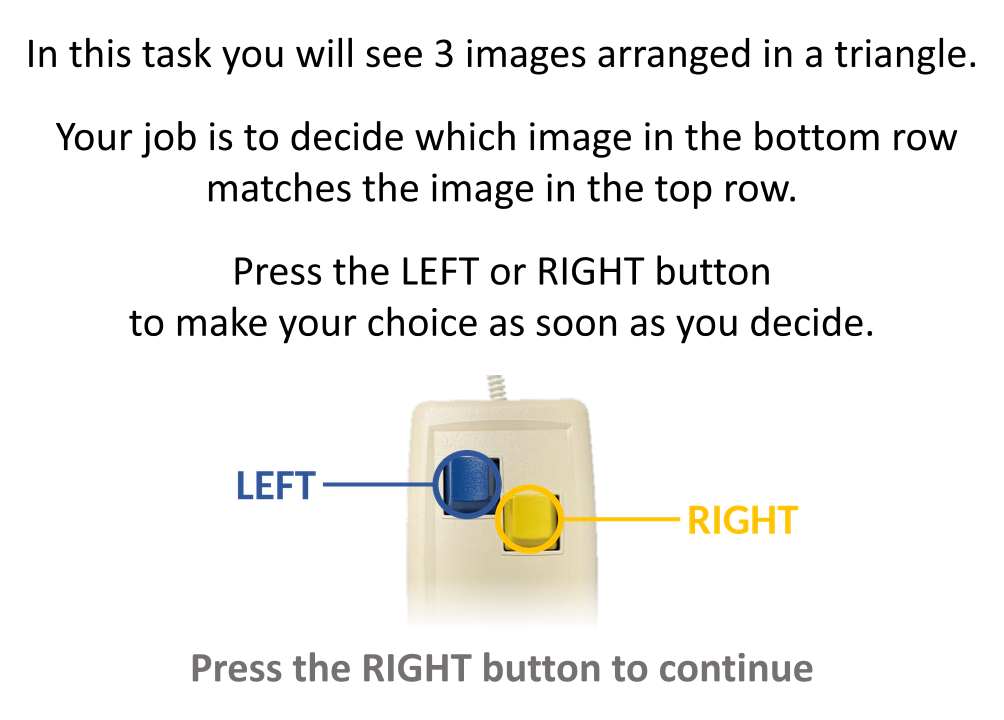
#> input picture Hariri/media/instructions/HARI_P_2_LLU.PNG, 1004 x 720 px, given in place of HARI_P_2_R.PNG, which was not available
$ python button_slides.py
#> lines starting #> are read from the running program, lines starting #| are printed output that depends on the picture; after the words box and inside, x2 and y2 are one past the last pixel; in counts of white or black regions, pixels touching at a corner belong together
"""Make instruction slide 2 (practice and scan) with a photo of our button box.

Replaces the stock 4-button box on HARI_P_2_R.PNG and HARI_S_2_R.PNG with
Hariri/media/instructions/llu_button.png (2-button box: blue = left,
yellow = right) and writes HARI_P_2_LLU.PNG and HARI_S_2_LLU.PNG next to them.

Usage (from the repo root): .venv/bin/python tools/button_slides.py
"""
import os

import numpy as np
from PIL import Image, ImageDraw, ImageFilter, ImageFont
from scipy import ndimage

folder = os.path.join(os.path.dirname(os.path.dirname(os.path.abspath(__file__))),
                      'Hariri', 'media', 'instructions')
photo_file = os.path.join(folder, 'llu_button.png')
crop, fade = 340, 70  # keep the top of the photo (pixels), fading out the last part
# Button centres in the photo (pixels) and the radius of the circles around them
left_button, right_button, button_r = (88, 146), (171, 192), 46
font_file = '/usr/share/fonts/truetype/crosextra/Carlito-Bold.ttf'  # Calibri metrics
blue, yellow = (47, 85, 151), (255, 192, 0)  # label colours on the stock slides

# slide: (template, output, rows to replace with the photo)
slides = [('HARI_P_2_R.PNG', 'HARI_P_2_LLU.PNG', (350, 645)),
          ('HARI_S_2_R.PNG', 'HARI_S_2_LLU.PNG', (362, 635))]


def cut_out(photo):
    """Make the dark background around the box transparent."""
    dark = np.asarray(photo.convert('L')) < 150
    labels, _ = ndimage.label(dark)
    edge = np.unique(np.concatenate([labels[0], labels[-1], labels[:, 0], labels[:, -1]]))
    background = np.isin(labels, edge[edge > 0])
    alpha = Image.fromarray(np.where(background, 0, 255).astype(np.uint8))
    alpha = alpha.filter(ImageFilter.MinFilter(3)).filter(ImageFilter.GaussianBlur(1))
    # crop the empty lower part of the box and fade it out
    ramp = np.clip((crop - np.arange(photo.height)) / fade, 0, 1)[:, None]
    photo.putalpha(Image.fromarray((np.asarray(alpha) * ramp).astype(np.uint8)))
    return photo.crop((0, 0, photo.width, crop))


ss = 4  # supersampling for smooth lines and circles
for template, output, (top, bottom) in slides:
    slide = Image.open(os.path.join(folder, template)).convert('RGBA')
#> slide is the input picture: PIL image 1004x720 RGBA; mean R, G, B, A 234.5, 234, 231.9, 248.4
    W, H = slide.size
#> W = 1004; H = 720
    ImageDraw.Draw(slide).rectangle([0, top, W, bottom], fill='white')

    photo = cut_out(Image.open(photo_file).convert('RGBA'))
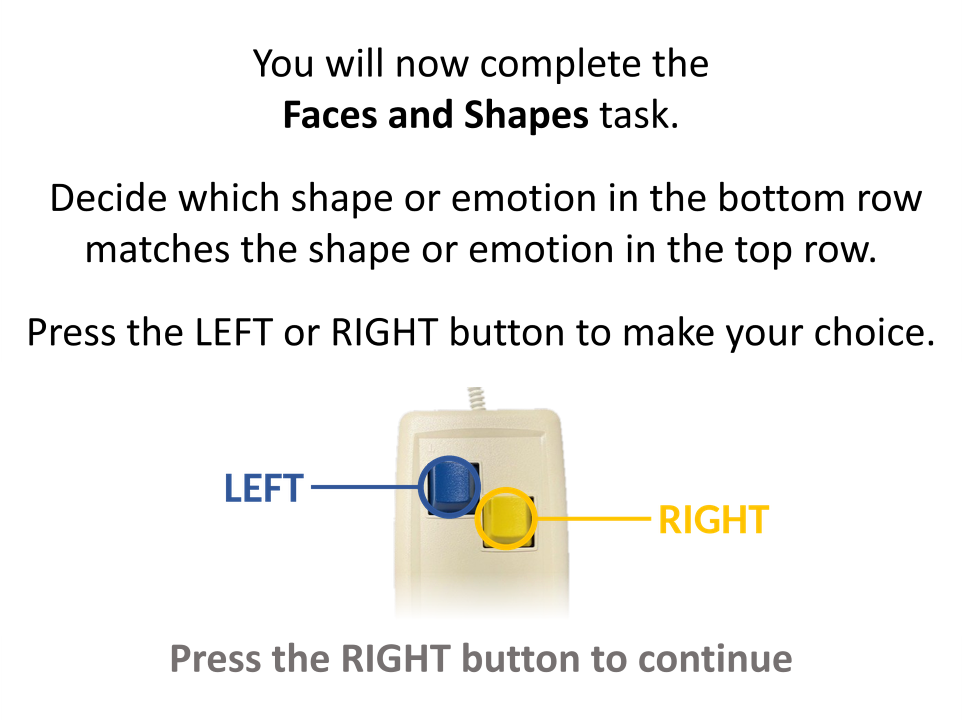
#> input picture Hariri/media/instructions/HARI_S_2_LLU.PNG, 962 x 720 px, given in place of llu_button.png, which was not available
#> in cut_out, `dark = np.asarray(photo.convert('L')) < 150`:
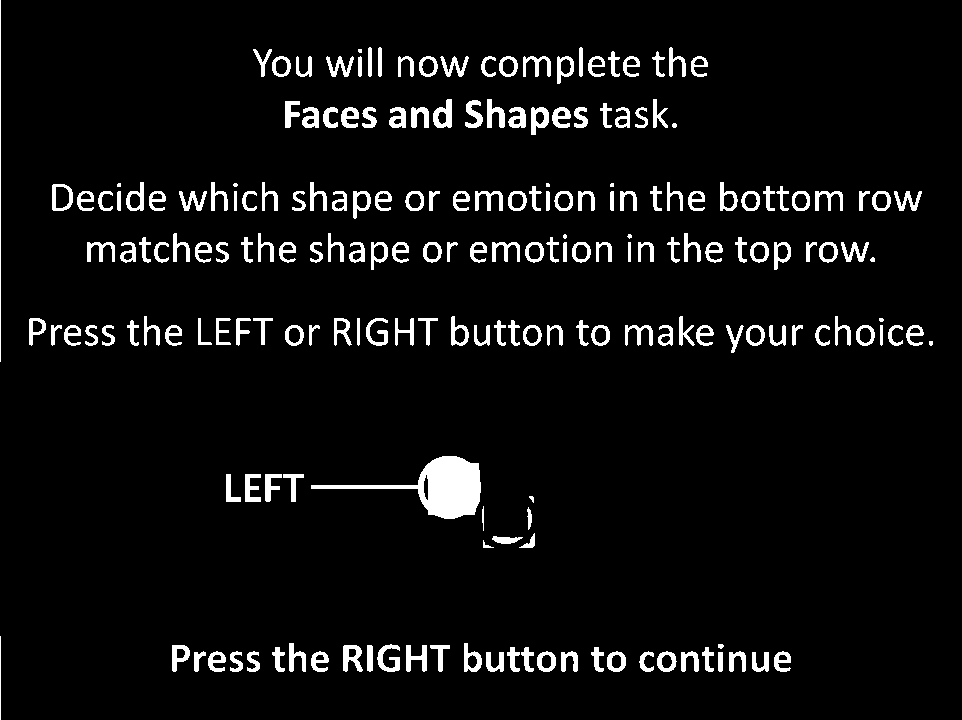
#> dark: shape (720, 962) bool; 5.6% white; 208 white regions (9 under 20 px), largest, box (x1, y1, x2, y2) and area: (311, 456, 481, 519) 3631, (0, 0, 1, 362) 362, (433, 99, 452, 128) 331
#> in cut_out, `labels, _ = ndimage.label(dark)`:
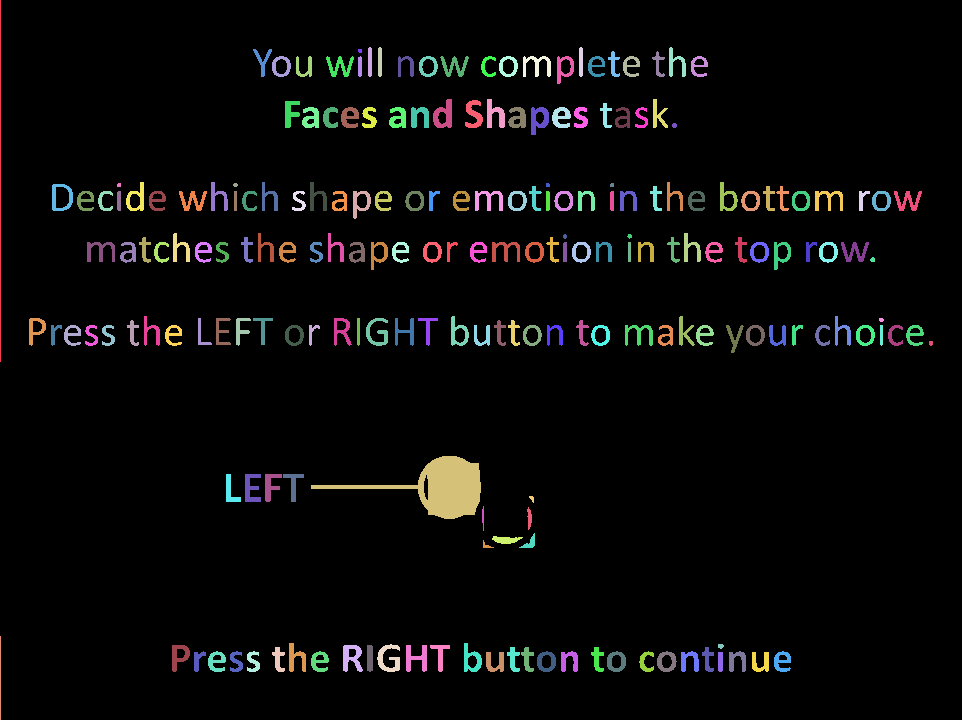
#> labels: shape (720, 962) int32; 209 distinct labels, from 0 to 208; one colour per label, 0 black
#> in cut_out, `edge = np.unique(np.concatenate([labels[0], labels[-1], labels[:, 0], ..`: edge = [0, 1, 178]
#> in cut_out, `background = np.isin(labels, edge[edge > 0])`:
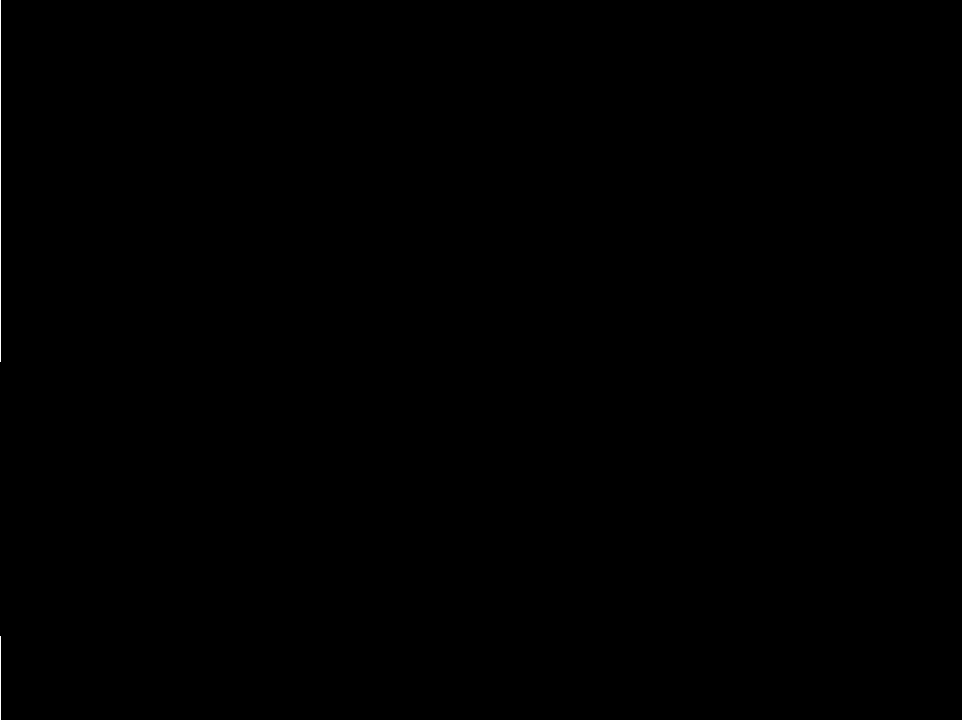
#> background: shape (720, 962) bool; 0.06% white in thin lines or dots, all inside (x1, y1, x2, y2) = (0, 0, 1, 720)
#> in cut_out, `alpha = alpha.filter(ImageFilter.MinFilter(3)).filter(ImageFilter.Gaus..`:
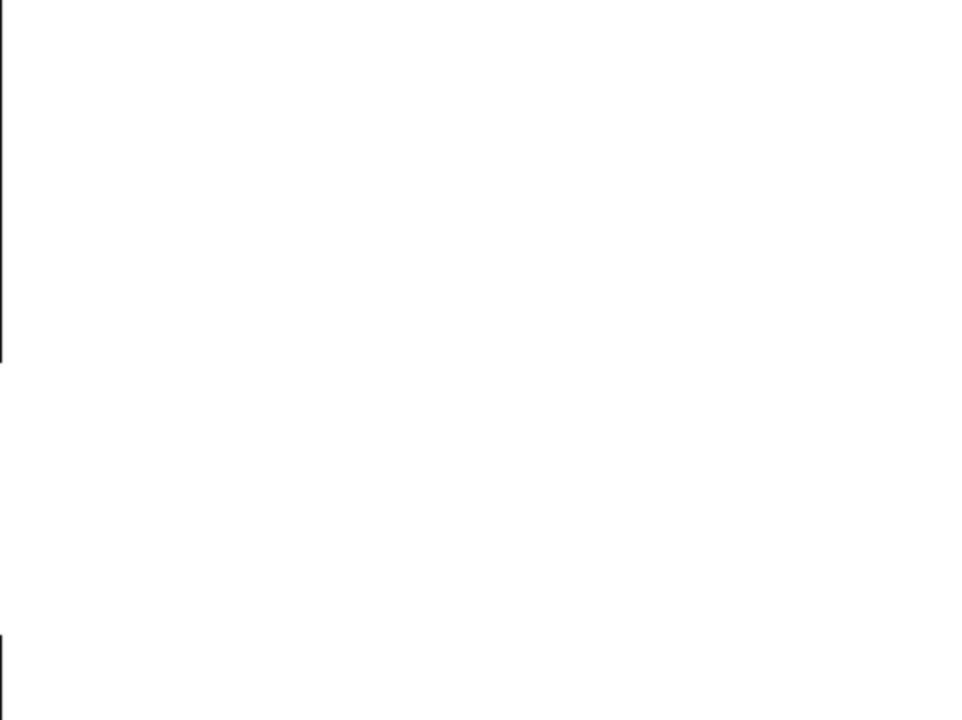
#> alpha: PIL image 962x720 L; min 16, max 255, mean 254.7
    h = bottom - top - 40
    scale = h / photo.height
#> scale = 0.75
    photo = photo.resize((round(photo.width * scale), h), Image.LANCZOS)
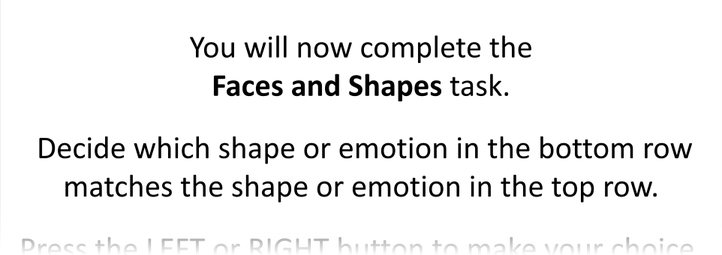
#> photo: PIL image 722x255 RGBA; mean R, G, B, A 235.7, 235.7, 235.7, 228.6; transparent parts drawn white
    x0, y0 = (W - photo.width) // 2, top + 25
#> x0 = 141; y0 = 375
    slide.alpha_composite(photo, (x0, y0))

    overlay = Image.new('RGBA', (W * ss, H * ss))
#> overlay: PIL image 4016x2880 RGBA; every value is 0
    d = ImageDraw.Draw(overlay)
    font = ImageFont.truetype(font_file, 43 * ss)
    for (bx, by), colour, text, side in [(left_button, blue, 'LEFT', -1),
                                        (right_button, yellow, 'RIGHT', 1)]:
        cx, cy, r = (x0 + bx * scale) * ss, (y0 + by * scale) * ss, button_r * scale * ss
        d.ellipse([cx - r, cy - r, cx + r, cy + r], outline=colour, width=6 * ss)
        # label beside the box, joined to the circle by a line
        edge = (x0 if side < 0 else x0 + photo.width) * ss
        tx = edge + side * 70 * ss
        d.line([(cx + side * r, cy), (tx + side * 8 * ss, cy)], fill=colour, width=4 * ss)
        d.text((tx + side * 15 * ss, cy), text, font=font, fill=colour,
               anchor='rm' if side < 0 else 'lm')
    slide.alpha_composite(overlay.resize((W, H), Image.LANCZOS))
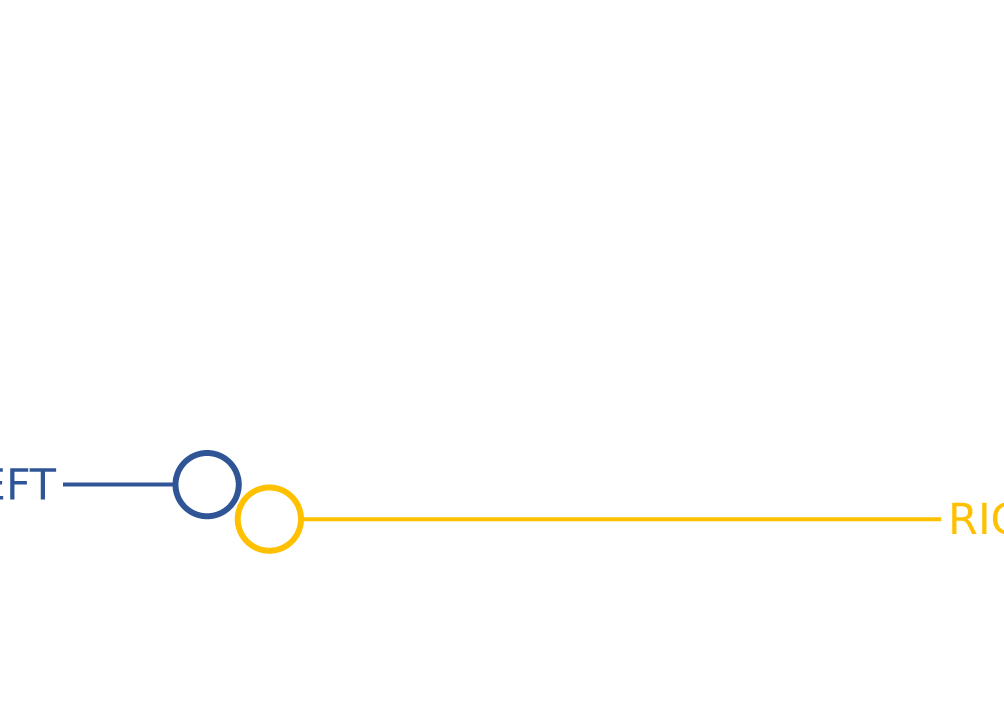
#> overlay: PIL image 4016x2880 RGBA (shown at 1/4 size); mean R, G, B, A 1.7, 1.4, 0.4, 2.3; transparent parts drawn white
    slide.save(os.path.join(folder, output))
    print('wrote', output)
